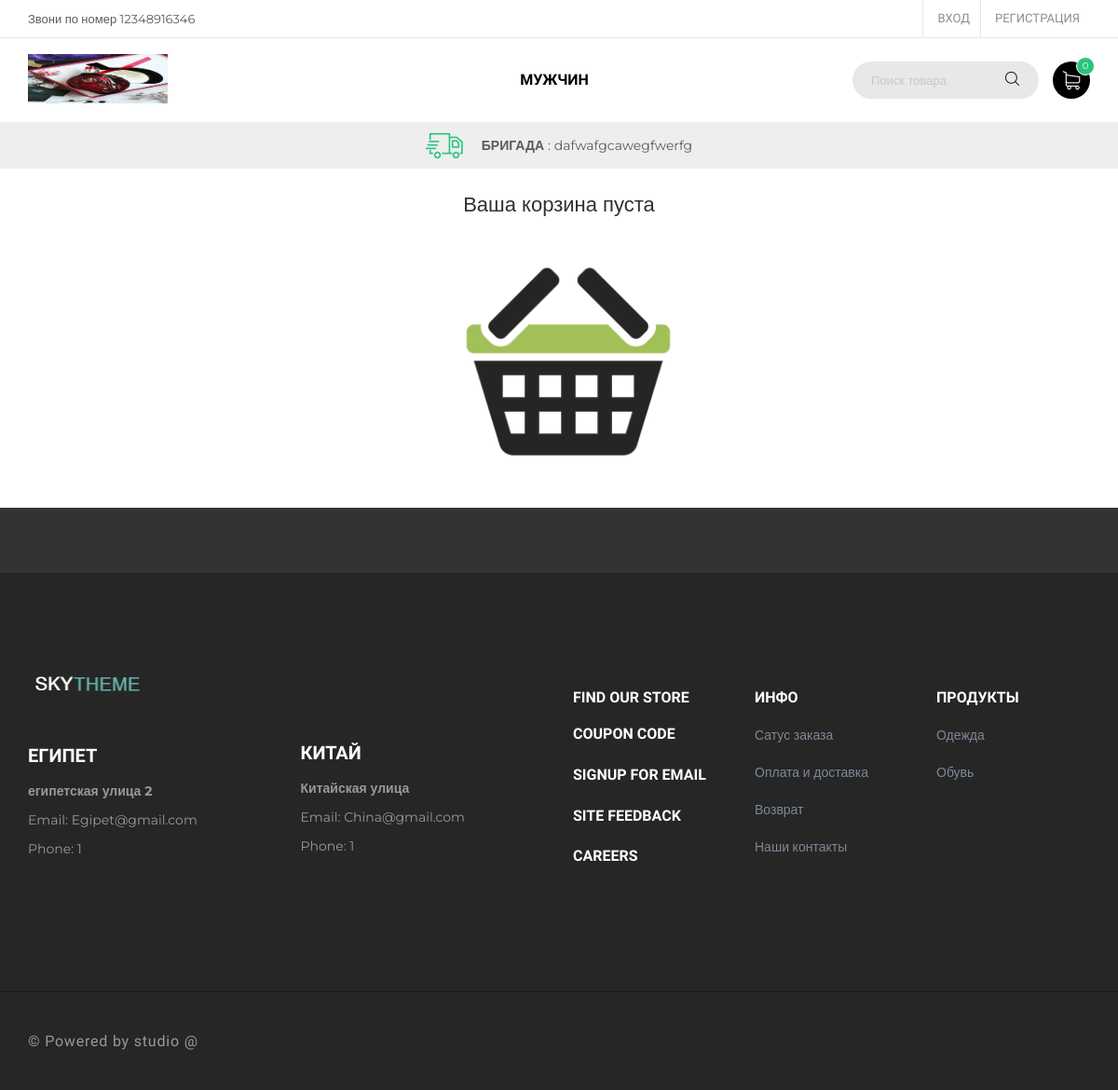
Page /cart/ on the committed database.
### mainapp/models.py (models this page shows, shortened)
class ChangeMyInfo(models.Model):
    toptext = models.CharField(max_length=150,verbose_name='Текст в левом углу',null=True,blank=True)
    adress1= models.CharField(max_length=150,verbose_name='Адресс 1',null=True,blank=True)
    street1= models.CharField(max_length=150,verbose_name='Улица для адресс 1',null=True,blank=True)
    email1= models.EmailField(max_length=150,verbose_name='емайл для адрес 1',null=True,blank=True)
    phone1= models.CharField(max_length=20, verbose_name='Номер телефона')
    adress2 = models.CharField(max_length=150,verbose_name='Адресс 2',null=True,blank=True)
    street2=  models.CharField(max_length=150,verbose_name='Улица для адресс 2',null=True,blank=True)
    email2= models.EmailField(max_length=150,verbose_name='Емайл для адрес 2',null=True,blank=True)
    phone2= models.CharField(max_length=20, verbose_name='Номер телефона')
    about=  models.CharField(max_length=150,verbose_name='Пару слов о сайте',null=True,blank=True)

class Logo(models.Model):
    logo=models.ImageField(null=True,blank=True, verbose_name='Логотип',upload_to='Logo')
    insta = models.URLField(null=True,blank=True, verbose_name='Инстаграмм')
    twiter = models.URLField(null=True,blank=True, verbose_name='Твитер')
    facebook = models.URLField(null=True,blank=True, verbose_name='Фейсбук')

class Category(MPTTModel):
    class Meta:
        verbose_name = 'Категории'
        verbose_name_plural = 'Категории'
    parent = TreeForeignKey('self', null=True, blank=True, related_name='children', db_index=True,on_delete=models.PROTECT)
    name = models.CharField(max_length=250,verbose_name='Имя категории')
    slug = models.SlugField(unique=True)
    class MPTTMeta:
        order_insertion_by = ['name']
    def get_absolute_url(self):
        return reverse('category_detail',kwargs={'slug': self.slug})

class Cart(models.Model):
    class Meta:
        verbose_name = 'Корзина'
        verbose_name_plural = 'Корзина'
    owner = models.ForeignKey('Customer',null=True, verbose_name='Владелец',on_delete=models.CASCADE)
    products = models.ManyToManyField(CartProduct,blank=True,related_name='related_cart')
    total_products = models.PositiveIntegerField(default=0)
    final_price = models.DecimalField(max_digits=10,default=0, decimal_places=2,verbose_name='Общая сумма')
    in_order= models.BooleanField(default=False)
    for_anonymoys_user= models.BooleanField(default=False)

class TopText(models.Model):
    class Meta:
        verbose_name='текст в бегущей строке'
    title=models.CharField(max_length=50,verbose_name='Заголовок',null=True,blank=True)
    text= models.CharField(max_length=250,verbose_name='текст в бегущей строке',null=True,blank=True)

### mainapp/views.py (the view)
# urls.py: path('cart/',CartView.as_view(),name='cart'),
class CartView(CartMixin, View):
    def get(self, request, *args, **kwargs):
        category = Category.objects.all()
        context = {
            'cart': self.cart,
            'category': category
        }
        return render(request, 'cart.html', context)

### mainapp/context_processors.py (called while the page is built)
def single_well_info(request):
    category = Category.objects.all()
    toptext=TopText.objects.all()
    myinfo= ChangeMyInfo.objects.all()
    logo = Logo.objects.all()
    if not request.session.session_key:
        request.session.create()
    return {
        'topcategory': category,
        'toptext':toptext,
        'myinfo': myinfo,
        'logo': logo,
    }

### mainapp/templates/cart.html (shortened to what this page needs)
{%extends 'base.html'%}
{% load static%}
{%block main%}
<h3 class="text-center" style="margin: 25px;">Ваша корзина {%if not cart.products.count%} пуста <div class="container"><img class="myfluid" src="{% static '/images/banner/cip.png'%}" ></div>{%endif%} </h3>
    {%endblock main%}

### mainapp/templates/base.html (shortened to what this page needs)
{% load static%}
{% load mptt_tags %}
<!DOCTYPE html>
<html lang="en">
  <head>
    <link rel="stylesheet" href="{% static 'plugins/font-awesome/css/font-awesome.min.css'%}">
    <link rel="stylesheet" href="{% static 'plugins/ps-icon/style.css'%}">
    <link rel="stylesheet" href="{% static 'plugins/bootstrap/dist/css/bootstrap.min.css'%}">
    <link rel="stylesheet" href="{% static 'plugins/owl-carousel/assets/owl.carousel.css'%}">
    <link rel="stylesheet" href="{% static 'plugins/jquery-bar-rating/dist/themes/fontawesome-stars.css'%}">
    <link rel="stylesheet" href="{% static 'plugins/slick/slick/slick.css'%}">
    <link rel="stylesheet" href="{% static 'plugins/bootstrap-select/dist/css/bootstrap-select.min.css'%}">
    <link rel="stylesheet" href="{% static 'plugins/Magnific-Popup/dist/magnific-popup.css'%}">
    <link rel="stylesheet" href="{% static 'plugins/jquery-ui/jquery-ui.min.css'%}">
    <link rel="stylesheet" href="{% static 'plugins/revolution/css/settings.css'%}">
    <link rel="stylesheet" href="{% static 'plugins/revolution/css/layers.css'%}">
    <link rel="stylesheet" href="{% static 'plugins/revolution/css/navigation.css'%}">
    <link rel="stylesheet" href="{% static 'css/style.css'%}">
  </head>
  <body class="ps-loading">
    <header class="header">
      <div class="header__top">
        <div class="container-fluid">
          <div class="row">
                <div class="col-lg-6 col-md-8 col-sm-6 col-xs-12 ">
               <p>{%for i in myinfo%}
                 {{i.toptext}}
                {%endfor%}</p>
                </div>
                <div class="col-lg-6 col-md-4 col-sm-6 col-xs-12 ">
                  {%if not request.user.is_authenticated%}
                  <div class="header__actions"><a href="{%url 'login'%}">Вход</a>
                    <div class="header__actions"><a href="{%url 'registration'%}">Регистрация</a>
                 {%else%}
                 <div class="header__actions"><a href="{% url 'profile' %}">Профиль <strong> {{request.user.username}}</strong></a>
                  <div class="header__actions"><a href="{%url 'logout'%}">Выйти</a>
                  {%endif%}
                  </div>
                </div>
              </div>
                  </div>
                </div>
          </div>
      <nav class="navigation">
        <div class="container-fluid">
          <div class="navigation__column left">
            <div class="header__logo"><a class="ps-logo" href="{%url 'base'%}"><img src="{%for i in logo%} {{i.logo.url}} {%endfor%}" alt=""></a></div>
          </div>
 <div class="navigation__column center">
  <ul class="main-menu menu">
{% for node in topcategory.all %}
     {% if node.level == 0 %}
<li class="menu-item menu-item-has-children has-mega-menu"><a href="{{ node.get_absolute_url }}">{{ node.name }}</a>
  {% endif %}
</li>
{% endfor %}
</div>
          <div class="navigation__column right">
            <form class="ps-search--header" action="/category/men/"  method="GET">
              <input class="form-control" name="search" type="search" placeholder="Поиск товара">
              <button><i class="ps-icon-search"></i></button>
            </form>
            <div class="ps-cart"><a class="ps-cart__toggle" href="{%url 'cart'%}"><span><i>{{cart.products.count}}</i></span><i class="ps-icon-shopping-cart"></i></a>
            </div>
          </div>
        </div>
      </nav>
    </header>
    <div class="header-services">
      <div class="ps-services owl-slider" data-owl-auto="true" data-owl-loop="true" data-owl-speed="7000" data-owl-gap="0" data-owl-nav="true" data-owl-dots="false" data-owl-item="1" data-owl-item-xs="1" data-owl-item-sm="1" data-owl-item-md="1" data-owl-item-lg="1" data-owl-duration="1000" data-owl-mousedrag="on">
        {% for text in toptext %}
        <p class="ps-service"><i class="ps-icon-delivery"></i><strong>{{text.title }} </strong> : {{ text.text}}</p>
        {%endfor%}
      </div>
    </div>
    {%block main%}
    {%endblock main%}
    <div class="ps-subscribe">
    </div>
    <div class="ps-footer bg--cover" data-background="{%static 'images/background/parallax.jpg'%}">
      <div class="ps-footer__content">
        <div class="ps-container">
          <div class="row">
                <div class="col-lg-3 col-md-3 col-sm-12 col-xs-12 ">
                  <aside class="ps-widget--footer ps-widget--info">
                    <header><a class="ps-logo" href="/"><img src="{%static 'images/logo-white.png'%}" alt=""></a>
                      {%for i in myinfo%}
                      <h3 class="ps-widget__title">{{i.adress1}}</h3>
                    </header>
                    <footer>
                      <p><strong>{{i.street1}}</strong></p>
                      <p>Email: <a href='mailto:{{i.email1}}'>{{i.email1}}</a></p>
                      <p>Phone: {{i.phone1}}</p>
                    </footer>
                  </aside>
                </div>
                <div class="col-lg-3 col-md-3 col-sm-12 col-xs-12 ">
                  <aside class="ps-widget--footer ps-widget--info second">
                    <header>
                      <h3 class="ps-widget__title">{{i.adress2}}</h3>
                    </header>
                    <footer>
                      <p><strong>{{i.street2}}</strong></p>
                      <p>Email: <a href='mailto:{{i.email2}}'>{{i.email2}}</a></p>
                      <p>Phone: {{i.phone2}}</p>
                    </footer>{%endfor%}
                  </aside>
                </div>
                <div class="col-lg-2 col-md-2 col-sm-4 col-xs-12 ">
                  <aside class="ps-widget--footer ps-widget--link">
                    <header>
                      <h3 class="ps-widget__title">Find Our store</h3>
                    </header>
                    <footer>
                      <ul class="ps-list--link">
                        <li><a href="#">Coupon Code</a></li>
                        <li><a href="#">SignUp For Email</a></li>
                        <li><a href="#">Site Feedback</a></li>
                        <li><a href="#">Careers</a></li>
                      </ul>
                    </footer>
                  </aside>
                </div>
                <div class="col-lg-2 col-md-2 col-sm-4 col-xs-12 ">
                  <aside class="ps-widget--footer ps-widget--link">
                    <header>
                      <h3 class="ps-widget__title">Инфо</h3>
                    </header>
                    <footer>
                      <ul class="ps-list--line">
                        <li><a href="{%url 'profile'%}">Сатус заказа</a></li>
                        <li><a href="{%url 'profile'%}">Оплата и доставка</a></li>
                        <li><a href="{%url 'profile'%}">Возврат</a></li>
                        <li><a href="{%url 'about'%}">Наши контакты</a></li>
                      </ul>
                    </footer>
                  </aside>
                </div>
                <div class="col-lg-2 col-md-2 col-sm-4 col-xs-12 ">
                  <aside class="ps-widget--footer ps-widget--link">
                    <header>
                      <h3 class="ps-widget__title">Продукты</h3>
                    </header>
                    <footer>
                      <ul class="ps-list--line">
                        {%for i in topcategory %}
                        {% if i.level == 1 %}
                        <li><a href="{{i.get_absolute_url}}">{{i.name}}</a></li>
                        {%endif%}
                        {%endfor%}
                      </ul>
                    </footer>
                  </aside>
                </div>
          </div>
        </div>
      </div>
      <div class="ps-footer__copyright">
        <div class="ps-container">
          <div class="row">
                <div class="col-lg-6 col-md-6 col-sm-6 col-xs-12 ">
                  {%for i in myinfo%}
                  <p>&copy; {{i.about}}</p>
                  {%endfor%}
                </div>
                <div class="col-lg-6 col-md-6 col-sm-6 col-xs-12 ">
                  <ul class="ps-social">
                    {%for i in logo%}
                    <li><a href="{{i.facebook}}"><i class="fa fa-facebook"></i></a></li>
                    <li><a href="{{i.twiter}}"><i class="fa fa-twitter"></i></a></li>
                    <li><a href="{{i.insta}}"><i class="fa fa-instagram"></i></a></li>
                    {%endfor%}
                  </ul>
                </div>
          </div>
        </div>
      </div>
    </div>
  </body>
</html>

### rows in the picture
ChangeMyInfo: toptext "Звони по номер 12348916346", adress1 "ЕГИПЕТ", street1 "египетская улица 2", email1 "Egipet@gmail.com", phone1 "1", adress2 "КИТАЙ", street2 "Китайская улица", email2 "China@gmail.com", phone2 "1", about "Powered by studio @"
Logo: logo (picture)
Category: name "МУЖЧИН"
Cart: products.count "0"
TopText: title "БРИГАДА", text "dafwafgcawegfwerfg"
Category: name "Одежда"
Category: name "Обувь"
